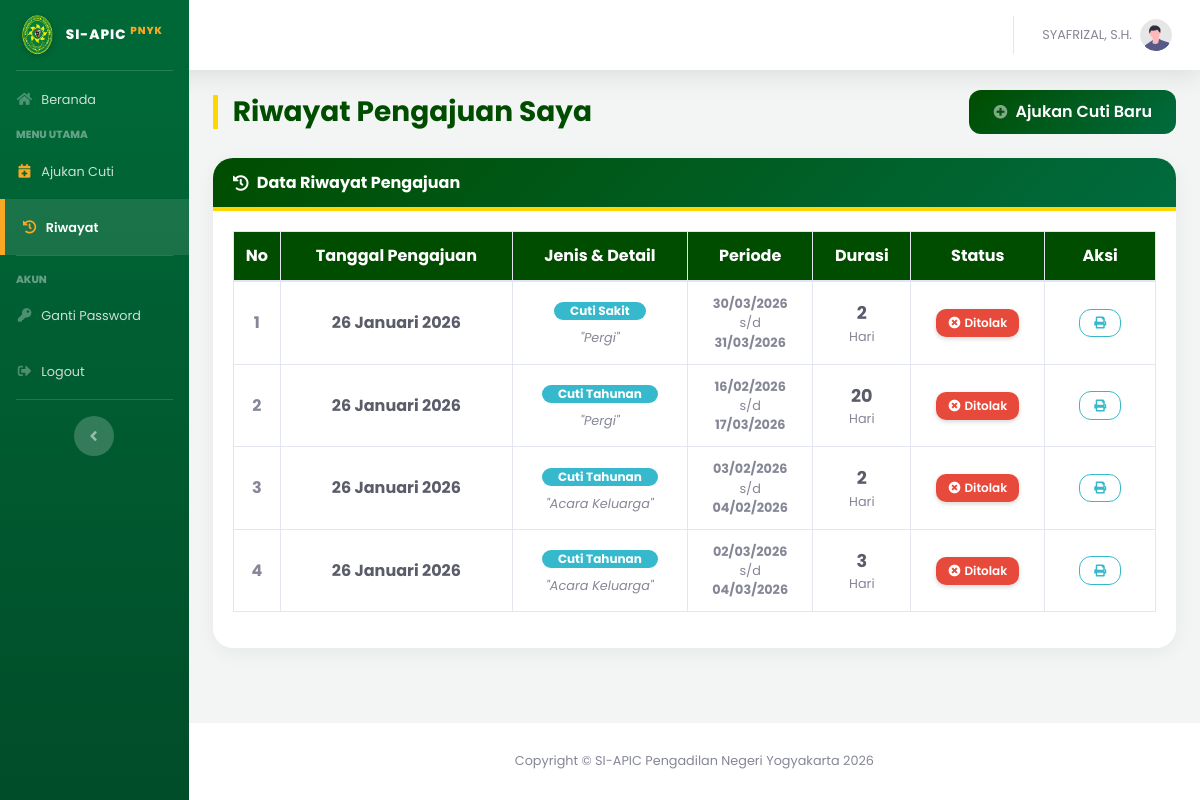
The page /index.php?page=riwayat_cuti (signed in) on the database as committed earlier.
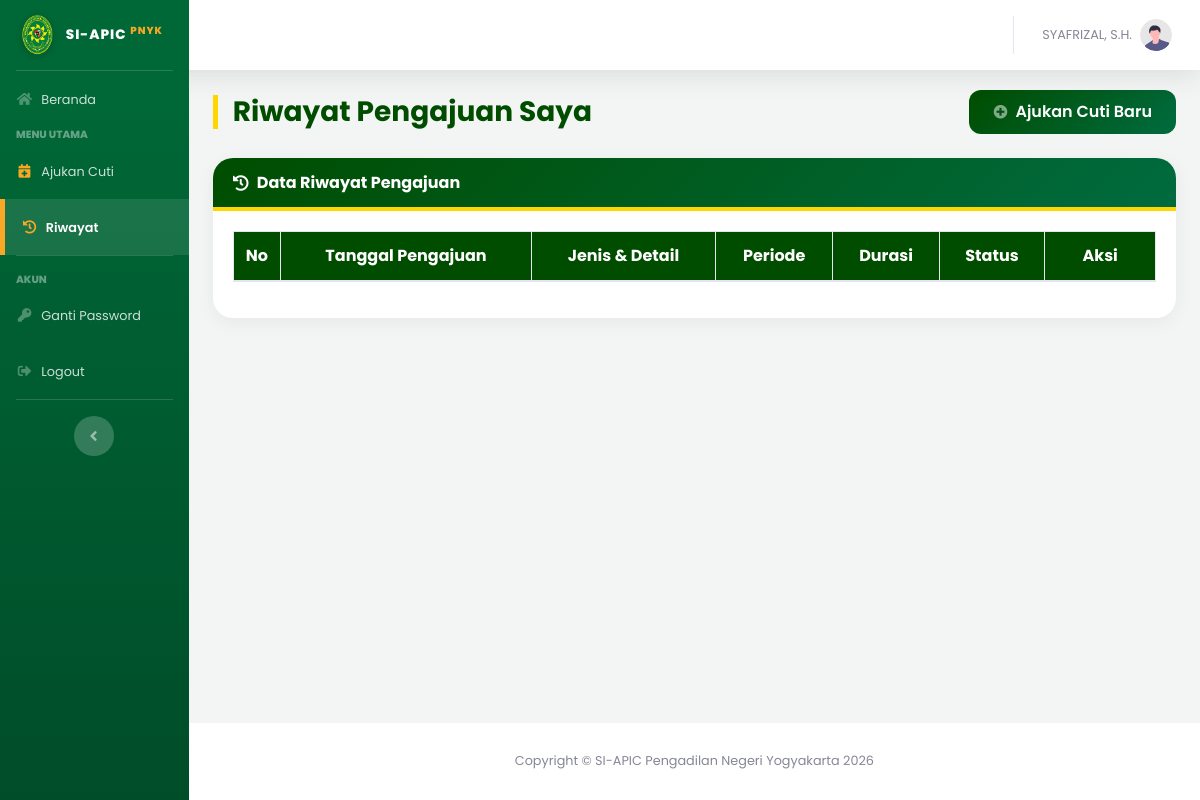
The same page on the database as committed later.
### tables this page shows
CREATE TABLE `pengajuan_cuti` (
  `id_pengajuan` int(11) NOT NULL,
  `id_user` int(11) NOT NULL,
  `jenis_cuti` varchar(50) DEFAULT NULL,
  `id_atasan` int(11) DEFAULT NULL,
  `id_jenis` int(11) NOT NULL,
  `nomor_surat` varchar(100) DEFAULT NULL,
  `tgl_pengajuan` date NOT NULL,
  `tgl_mulai` date NOT NULL,
  `tgl_selesai` date NOT NULL,
  `lama_hari` int(11) NOT NULL,
  `alasan` text NOT NULL,
  `no_telepon` varchar(20) DEFAULT NULL,
  `masa_kerja` varchar(50) DEFAULT NULL,
  `alamat_cuti` text NOT NULL,
  `status` enum('Diajukan','Disetujui','Ditolak','Dibatalkan') DEFAULT 'Diajukan',
  `catatan_admin` text DEFAULT NULL,
  `created_at` timestamp NOT NULL DEFAULT current_timestamp(),
  `sisa_cuti_n` int(11) DEFAULT 0,
  `sisa_cuti_n1` int(11) DEFAULT 0,
  `dipotong_n1` int(11) DEFAULT 0,
  `dipotong_n` int(11) DEFAULT 0,
  `id_pejabat` int(11) DEFAULT 0
);

CREATE TABLE `jenis_cuti` (
  `id_jenis` int(11) NOT NULL,
  `nama_jenis` varchar(50) NOT NULL
);

### pages/user/riwayat_cuti.php (the view, shortened to what this page needs)
<?php
if (!function_exists('tgl_indo')) {
    function tgl_indo($tanggal){
        $bulan = array (
            1 => 'Januari', 'Februari', 'Maret', 'April', 'Mei', 'Juni',
            'Juli', 'Agustus', 'September', 'Oktober', 'November', 'Desember'
        );
        $pecahkan = explode('-', $tanggal);
        return $pecahkan[2] . ' ' . $bulan[ (int)$pecahkan[1] ] . ' ' . $pecahkan[0];
    }
}
?>
<div class="d-sm-flex align-items-center justify-content-between mb-4">
    <h1 class="h3 mb-0 page-title-pn">Riwayat Pengajuan Saya</h1>
    <a href="index.php?page=form_cuti" class="btn btn-custom-green shadow-sm rounded-pill px-4">
        <i class="fas fa-plus-circle fa-sm text-white-50 mr-2"></i>Ajukan Cuti Baru
    </a>
</div>
<div class="card card-pn mb-4">
    <div class="card-header-pn d-flex align-items-center">
        <i class="fas fa-history mr-2"></i>
        <h6 class="m-0 font-weight-bold">Data Riwayat Pengajuan</h6>
    </div>
    <div class="card-body">
        <div class="table-responsive">
            <table class="table table-hover table-bordered table-align-middle table-pn" id="dataTable" width="100%" cellspacing="0">
                <thead class="thead-pn text-center">
                    <tr>
                        <th width="5%">No</th>
                        <th>Tanggal Pengajuan</th>
                        <th>Jenis & Detail</th>
                        <th>Periode</th>
                        <th>Durasi</th>
                        <th>Status</th>
                        <th width="12%">Aksi</th>
                    </tr>
                </thead>
                <tbody>
                    <?php
                    $id_user = $_SESSION['id_user'];
                    $query = mysqli_query($koneksi, "SELECT * FROM pengajuan_cuti
                                                     JOIN jenis_cuti ON pengajuan_cuti.id_jenis = jenis_cuti.id_jenis
                                                     WHERE pengajuan_cuti.id_user='$id_user'
                                                     ORDER BY id_pengajuan DESC");
                    $no = 1;
                    while($data = mysqli_fetch_array($query)){
                        $status = strtolower(trim($data['status']));
                        if ($status == 'disetujui') {
                            $badge = '<span class="badge badge-success badge-status shadow-sm"><i class="fas fa-check-circle mr-1"></i>Disetujui</span>';
                        } elseif ($status == 'ditolak') {
                            $badge = '<span class="badge badge-danger badge-status shadow-sm"><i class="fas fa-times-circle mr-1"></i>Ditolak</span>';
                        } else {
                            $badge = '<span class="badge badge-warning badge-status shadow-sm text-white"><i class="fas fa-clock mr-1"></i>Menunggu</span>';
                        }
                    ?>
                    <tr>
                        <td class="text-center font-weight-bold text-muted"><?php echo $no++; ?></td>
                        <td class="text-center">
                            <span class="text-dark font-weight-bold"><?php echo tgl_indo($data['tgl_pengajuan']); ?></span>
                        </td>
                        <td class="text-center">
                            <span class="badge badge-info badge-pill px-3 mb-1">
                                <?php echo $data['nama_jenis']; ?>
                            </span>
                            <div class="small text-muted mt-1">
                                <em>"<?php echo (strlen($data['alasan']) > 35) ? substr($data['alasan'], 0, 35).'...' : $data['alasan']; ?>"</em>
                            </div>
                        </td>
                        <td class="text-center text-dark">
                            <div class="small font-weight-bold text-gray-600"><?php echo date('d/m/Y', strtotime($data['tgl_mulai'])); ?></div>
                            <div class="small text-muted">s/d</div>
                            <div class="small font-weight-bold text-gray-600"><?php echo date('d/m/Y', strtotime($data['tgl_selesai'])); ?></div>
                        </td>
                        <td class="text-center">
                            <span class="font-weight-bold text-dark" style="font-size: 1.1em;"><?php echo $data['lama_hari']; ?></span>
                            <span class="small text-muted d-block">Hari</span>
                        </td>
                        <td class="text-center"><?php echo $badge; ?></td>
                        <td class="text-center">
                            <div class="btn-group">
                                <a href="pages/user/cetak_cuti.php?id=<?php echo $data['id_pengajuan']; ?>"
                                   target="_blank" class="btn btn-outline-info btn-sm btn-circle shadow-sm" title="Cetak Surat">
                                    <i class="fas fa-print"></i>
                                </a>
                            </div>
                        </td>
                    </tr>
                    <?php } ?>
                </tbody>
            </table>
        </div>
    </div>
</div>

### layout/header.php (shortened to what this page needs)
<!DOCTYPE html>
<html lang="id">
<head>
    <link href="assets/vendor/fontawesome-free/css/all.min.css" rel="stylesheet" type="text/css">
    <link href="assets/css/sb-admin-2.min.css" rel="stylesheet">
</head>
<body id="page-top">
    <div id="wrapper">

### layout/sidebar.php (shortened to what this page needs)
<ul class="navbar-nav sidebar sidebar-dark accordion" id="accordionSidebar"
    style="background: linear-gradient(180deg, #006837 10%, #004d29 100%); position: sticky; top: 0; height: 100vh; overflow-y: hidden; overflow-x: hidden; z-index: 1050;">
    <a class="sidebar-brand d-flex align-items-center justify-content-center" href="index.php" style="padding: 1.5rem 1rem;">
        <div class="sidebar-brand-icon">
            <?php if(file_exists("assets/img/logo.png")): ?>
                <img src="assets/img/logo.png" style="width: 40px; filter: drop-shadow(0 2px 4px rgba(0,0,0,0.2));">
            <?php else: ?>
                <i class="fas fa-balance-scale" style="color: #F9A825; font-size: 1.5rem;"></i>
            <?php endif; ?>
        </div>
        <div class="sidebar-brand-text mx-2" style="font-weight: 800; letter-spacing: 1px;">
            SI-APIC <sup style="color: #F9A825;">PNYK</sup>
        </div>
    </a>
    <hr class="sidebar-divider my-0">
    <?php if($_SESSION['role'] == 'admin'): ?>
    <li class="nav-item <?php echo (isset($_GET['page']) && $_GET['page'] == 'dashboard_admin') ? 'active' : ''; ?>">
        <a class="nav-link" href="index.php?page=dashboard_admin">
            <i class="fas fa-fw fa-tachometer-alt"></i>
            <span>Dashboard Admin</span>
        </a>
    </li>
    <div class="sidebar-heading">Administrasi</div>
    <li class="nav-item <?php echo (isset($_GET['page']) && $_GET['page'] == 'data_pegawai') ? 'active' : ''; ?>">
        <a class="nav-link" href="index.php?page=data_pegawai">
            <i class="fas fa-fw fa-users"></i>
            <span>Data Pegawai</span>
        </a>
    </li>
    <hr class="sidebar-divider">
    <div class="sidebar-heading">Laporan</div>
    <li class="nav-item <?php echo (isset($_GET['page']) && $_GET['page'] == 'laporan_cuti') ? 'active' : ''; ?>">
        <a class="nav-link" href="index.php?page=laporan_cuti">
            <i class="fas fa-fw fa-print"></i>
            <span>Laporan Cuti</span>
        </a>
    </li>
    <li class="nav-item <?php echo (isset($_GET['page']) && $_GET['page'] == 'input_cuti') ? 'active' : ''; ?>">
        <a class="nav-link" href="index.php?page=input_cuti">
            <i class="fas fa-fw fa-calendar-plus" style="<?php echo (isset($_GET['page']) && $_GET['page'] == 'input_cuti') ? '' : 'color: #F9A825;'; ?>"></i>
            <span>Input Cuti Pegawai</span>
        </a>
    </li>
    <li class="nav-item <?php echo (isset($_GET['page']) && $_GET['page'] == 'validasi_cuti') ? 'active' : ''; ?>">
        <a class="nav-link" href="index.php?page=validasi_cuti">
            <i class="fas fa-fw fa-check-double"></i>
            <span>Persetujuan Cuti</span>
        </a>
    </li>
    <hr class="sidebar-divider">
    <div class="sidebar-heading">Hari Libur</div>
    <li class="nav-item <?php echo (isset($_GET['page']) && $_GET['page'] == 'manage_libur') ? 'active' : ''; ?>">
        <a class="nav-link" href="index.php?page=manage_libur">
            <i class="fas fa-fw fa-calendar-alt"></i>
            <span>Atur Libur Nasional</span>
        </a>
    </li>
    <?php else: ?>
    <li class="nav-item <?php echo (isset($_GET['page']) && $_GET['page'] == 'dashboard_user') || !isset($_GET['page']) ? 'active' : ''; ?>">
        <a class="nav-link" href="index.php?page=dashboard_user">
            <i class="fas fa-fw fa-home"></i>
            <span>Beranda</span>
        </a>
    </li>
    <div class="sidebar-heading">Menu Utama</div>
    <li class="nav-item <?php echo (isset($_GET['page']) && $_GET['page'] == 'form_cuti') ? 'active' : ''; ?>">
        <a class="nav-link" href="index.php?page=form_cuti">
            <i class="fas fa-fw fa-calendar-plus" style="<?php echo (isset($_GET['page']) && $_GET['page'] == 'form_cuti') ? '' : 'color: #F9A825;'; ?>"></i>
            <span>Ajukan Cuti</span>
        </a>
    </li>
    <li class="nav-item <?php echo (isset($_GET['page']) && $_GET['page'] == 'riwayat_cuti') ? 'active' : ''; ?>">
        <a class="nav-link" href="index.php?page=riwayat_cuti">
            <i class="fas fa-fw fa-history"></i>
            <span>Riwayat</span>
        </a>
    </li>
    <?php endif; ?>
    <hr class="sidebar-divider">
    <div class="sidebar-heading">Akun</div>
    <li class="nav-item <?php echo (isset($_GET['page']) && $_GET['page'] == 'ganti_password') ? 'active' : ''; ?>">
        <a class="nav-link" href="index.php?page=ganti_password">
            <i class="fas fa-fw fa-key"></i>
            <span>Ganti Password</span>
        </a>
    </li>
    <li class="nav-item">
        <a class="nav-link" href="logout.php" id="tombol-logout-sidebar" style="cursor: pointer;">
            <i class="fas fa-fw fa-sign-out-alt"></i>
            <span>Logout</span>
        </a>
    </li>
    <hr class="sidebar-divider d-none d-md-block">
    <div class="text-center d-none d-md-inline">
        <button class="rounded-circle border-0" id="sidebarToggle"></button>
    </div>
</ul>

### layout/topbar.php (shortened to what this page needs)
<div id="content-wrapper" class="d-flex flex-column">
    <div id="content" style="padding-top: 90px;">
<nav class="navbar navbar-expand navbar-light bg-white topbar mb-4 fixed-top shadow">
            <ul class="navbar-nav ml-auto">
                <li class="nav-item dropdown no-arrow">
                    <a class="nav-link dropdown-toggle" href="#" id="userDropdown" role="button" data-toggle="dropdown" aria-haspopup="true" aria-expanded="false">
                        <span class="mr-2 d-none d-lg-inline text-gray-600 small">
                            <?php echo $_SESSION['nama_lengkap']; ?>
                        </span>
                        <img class="img-profile rounded-circle" src="assets/img/undraw_profile.svg">
                    </a>
                </li>
            </ul>
        </nav>
        <div class="container-fluid">

### index.php (shortened to what this page needs)
<?php
include 'config/database.php';
if(isset($_GET['page'])){
    $page = $_GET['page'];
} else {
    if($_SESSION['role'] == 'admin'){
        $page = 'dashboard_admin';
    } else {
        $page = 'dashboard_user';
    }
}
include 'layout/header.php';
?>
<?php
include 'layout/sidebar.php';
include 'layout/topbar.php';
if($page == "dashboard_admin" && $_SESSION['role'] == 'admin') {
    include 'pages/admin/dashboard.php';
}
else if($page == "validasi_cuti" && $_SESSION['role'] == 'admin') {
    include 'pages/admin/validasi_cuti.php';
}
else if($page == "data_pegawai" && $_SESSION['role'] == 'admin') {
    include 'pages/admin/data_pegawai.php';
}
else if($page == "form_pegawai" && $_SESSION['role'] == 'admin') {
    include 'pages/admin/form_pegawai.php';
}
else if($page == "proses_pegawai" && $_SESSION['role'] == 'admin') {
    include 'pages/admin/proses_pegawai.php';
}
else if($page == "input_cuti" && $_SESSION['role'] == 'admin') {
    include 'pages/admin/input_cuti.php';
}
else if($page == "manage_libur" && $_SESSION['role'] == 'admin') {
    include 'pages/admin/manage_libur.php';
}
else if($page == "laporan_cuti" && $_SESSION['role'] == 'admin') {
    include 'pages/admin/laporan_cuti.php';
}
else if($page == "dashboard_user") {
    include 'pages/user/dashboard.php';
}
else if($page == "form_cuti") {
    include 'pages/user/form_cuti.php';
}
else if($page == "riwayat_cuti") {
    include 'pages/user/riwayat_cuti.php';
}
include 'layout/footer.php';
?>

### layout/footer.php (shortened to what this page needs)
</div>
        </div>
    <footer class="sticky-footer bg-white">
        <div class="container my-auto">
            <div class="copyright text-center my-auto">
                <span>Copyright &copy; SI-APIC Pengadilan Negeri Yogyakarta 2026</span>
            </div>
        </div>
    </footer>
    </div>
    </div>
</body>
</html>

### index.php (style rules this page uses)
body, #wrapper, h1, h2, h3, h4, h5, h6, p, span, a, div, table, input, button, select, textarea { font-family: 'Poppins', sans-serif !important; }
#content-wrapper { background-color: #F2F5F3 !important; }
.card { border-radius: 20px !important; border: none !important; box-shadow: 0 5px 20px rgba(0,0,0,0.05) !important; overflow: hidden; margin-bottom: 25px; }
.btn { border-radius: 12px !important; padding: 10px 20px; font-weight: 500; box-shadow: none !important; }
.sidebar .nav-item.active .nav-link { font-weight: 600 !important; color: #ffffff !important; background-color: rgba(255, 255, 255, 0.1); border-left: 5px solid #F9A825; padding-left: 1rem; border-radius: 0 10px 10px 0; }
.sidebar .nav-item.active .nav-link i { color: #F9A825 !important; }

### layout/sidebar.php (style rules this page uses)
.sidebar .nav-item .nav-link span { font-size: 0.8rem; }
.sidebar-brand-text { font-size: 0.85rem; }
#accordionSidebar { scrollbar-width: none; -ms-overflow-style: none; }

### pages/user/riwayat_cuti.php (style rules this page uses)
:root { --pn-green: #004d00; --pn-green-light: #006B3F; --pn-gold: #FFD700; }
.page-title-pn { font-weight: 700; border-left: 5px solid var(--pn-gold); padding-left: 15px; color: var(--pn-green) !important; }
.card-pn { border: none; border-radius: 15px; box-shadow: 0 5px 15px rgba(0,0,0,0.1); overflow: hidden; }
.card-header-pn { background: linear-gradient(135deg, var(--pn-green) 0%, var(--pn-green-light) 100%); color: white; border-bottom: 4px solid var(--pn-gold); padding: 15px 20px; }
.thead-pn { background-color: var(--pn-green) !important; color: white !important; }
.btn-custom-green { background: linear-gradient(135deg, var(--pn-green) 0%, var(--pn-green-light) 100%); color: white; border: none; font-weight: 600; }
.table-pn tbody tr { background-color: #ffffff !important; }
.table-align-middle td { vertical-align: middle !important; }
.badge-status { border-radius: 10px; padding: 8px 12px; font-weight: 600; }

Rows that differ between the two databases and show on the page:
removed pengajuan_cuti: tgl_pengajuan "26 Januari 2026", id_jenis.nama_jenis "Cuti Sakit", alasan "Pergi", tgl_mulai "30/03/2026", tgl_selesai "31/03/2026", lama_hari "2", status "Ditolak" (drawn)
removed pengajuan_cuti: tgl_pengajuan "26 Januari 2026", id_jenis.nama_jenis "Cuti Tahunan", alasan "Pergi", tgl_mulai "16/02/2026", tgl_selesai "17/03/2026", lama_hari "20", status "Ditolak" (drawn)
removed pengajuan_cuti: tgl_pengajuan "26 Januari 2026", id_jenis.nama_jenis "Cuti Tahunan", alasan "Acara Keluarga", tgl_mulai "03/02/2026", tgl_selesai "04/02/2026", lama_hari "2", status "Ditolak" (drawn)
removed pengajuan_cuti: tgl_pengajuan "26 Januari 2026", id_jenis.nama_jenis "Cuti Tahunan", alasan "Acara Keluarga", tgl_mulai "02/03/2026", tgl_selesai "04/03/2026", lama_hari "3", status "Ditolak" (drawn)
